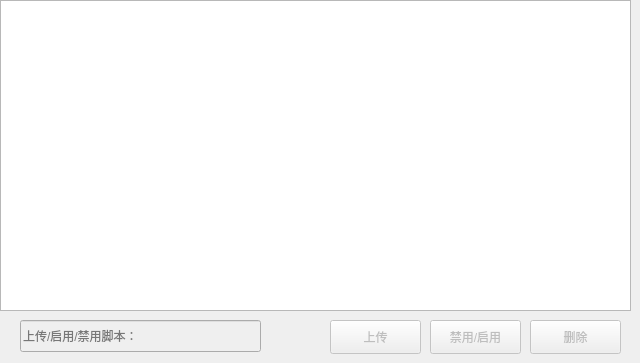
     <widget class="QWidget" name="tab_5">
      <attribute name="title">
       <string>Script脚本文件</string>
      </attribute>
      <widget class="QTableWidget" name="plugin_script_list">
       <property name="geometry">
        <rect>
         <x>0</x>
         <y>0</y>
         <width>631</width>
         <height>311</height>
        </rect>
       </property>
       <property name="editTriggers">
        <set>QAbstractItemView::DoubleClicked|QAbstractItemView::EditKeyPressed|QAbstractItemView::SelectedClicked</set>
       </property>
      </widget>
      <widget class="QLineEdit" name="plugin_script_upload_edit">
       <property name="enabled">
        <bool>false</bool>
       </property>
       <property name="geometry">
        <rect>
         <x>20</x>
         <y>320</y>
         <width>241</width>
         <height>32</height>
        </rect>
       </property>
       <property name="text">
        <string/>
       </property>
       <property name="placeholderText">
        <string>上传/启用/禁用脚本：</string>
       </property>
      </widget>
      <widget class="QPushButton" name="plugin_script_del_button">
       <property name="enabled">
        <bool>false</bool>
       </property>
       <property name="geometry">
        <rect>
         <x>530</x>
         <y>320</y>
         <width>91</width>
         <height>34</height>
        </rect>
       </property>
       <property name="text">
        <string>删除</string>
       </property>
      </widget>
      <widget class="QPushButton" name="plugin_script_set_button">
       <property name="enabled">
        <bool>false</bool>
       </property>
       <property name="geometry">
        <rect>
         <x>430</x>
         <y>320</y>
         <width>91</width>
         <height>34</height>
        </rect>
       </property>
       <property name="text">
        <string>禁用/启用</string>
       </property>
      </widget>
      <widget class="QPushButton" name="plugin_script_upload_button">
       <property name="enabled">
        <bool>false</bool>
       </property>
       <property name="geometry">
        <rect>
         <x>330</x>
         <y>320</y>
         <width>91</width>
         <height>34</height>
        </rect>
       </property>
       <property name="text">
        <string>上传</string>
       </property>
      </widget>
     </widget>
